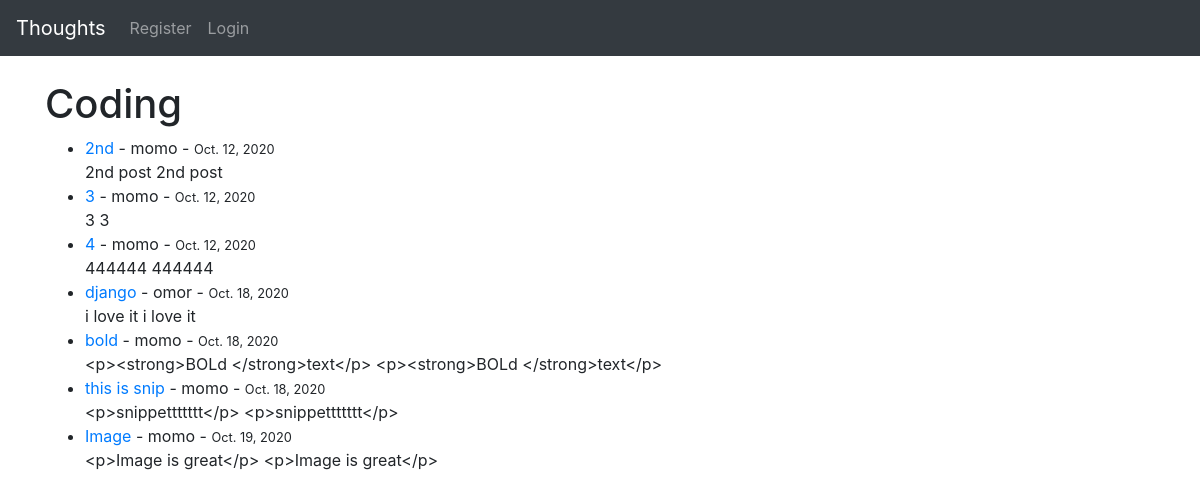
The app's page /category/coding/, older data.
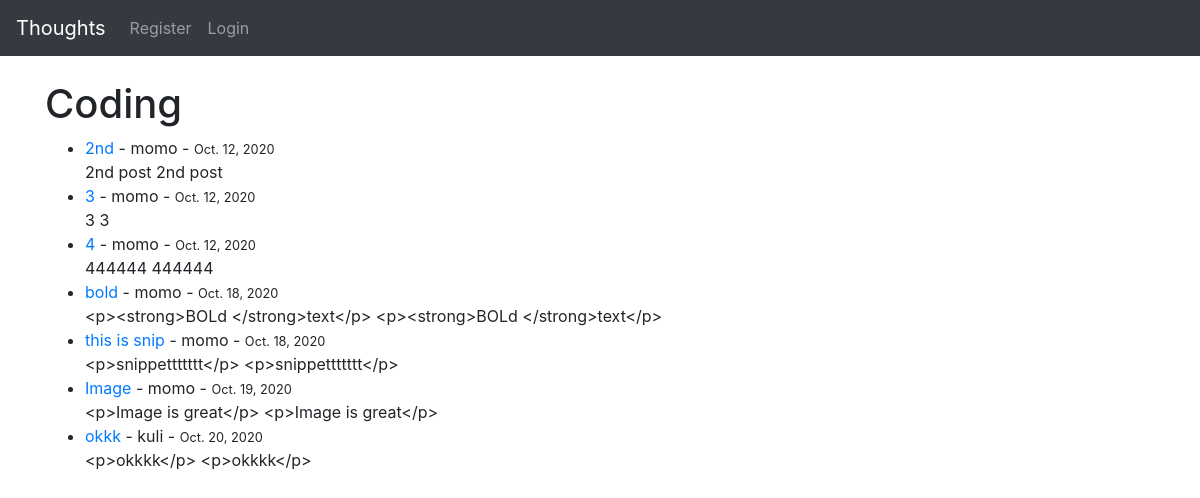
The same page, newer data.
### theblog/models.py (models this page shows, shortened)
class Post(models.Model):
	title = models.CharField(max_length= 255)
	header_image = models.ImageField(null=True,blank=True, upload_to='images/')
	author = models.ForeignKey(User, on_delete = models.CASCADE)  #cascade = when the user is dilited all his post will delete
	body = RichTextField(blank= True, null = True)
	category = models.CharField(max_length=255, default = 'coding')
	snippet = models.CharField(max_length=100)
	post_date = models.DateField(auto_now_add = True)
	likes = models.ManyToManyField(User, related_name = 'blog_posts')

### theblog/views.py (the view)
# urls.py: path('category/<str:cats>/', CategoryView, name='category'),
def CategoryView(request,cats):
	category_posts = Post.objects.filter(category= cats.replace('-',' '))
	return render(request,'categories.html',{'cats':cats.title().replace('-',' '), 'category_posts': category_posts})

### theblog/templates/categories.html (shortened to what this page needs)
{% extends 'base.html' %}
{% block content %}
{% if category_posts %}
<h1>{{cats}}</h1>
<ul>
	{% for post in category_posts %}
			<li><a href="{% url 'article_detail' post.pk %}">{{ post.title }}<a/> - {{ post.author }} - <small>{{post.post_date}}</small>
	<br>
		{{ post.body }}
	{{post.body|slice:":100"}}
	</li>
	{% endfor %}
</ul>
{% else %}
Sorry this page does not exists!
{% endif %}
{% endblock %}

### theblog/templates/base.html (shortened to what this page needs)
{% load static %}
<!doctype html>
<html lang="en">
  <head>
    <link rel="stylesheet" href="https://stackpath.bootstrapcdn.com/bootstrap/4.4.1/css/bootstrap.min.css">
  </head>
  <body>
    <nav class="navbar navbar-expand-lg navbar-dark bg-dark">
  <a class="navbar-brand" href="{% url 'home' %}">Thoughts</a>
  <div class="collapse navbar-collapse" id="navbarSupportedContent">
    <ul class="navbar-nav mr-auto">
      {% if user.is_authenticated %}
        <li class="nav-item">
          <a class="nav-link" href="{% url 'add_post' %}">Add Post</a>
        </li>
        <li class="nav-item">
          <a class="nav-link" href="{% url 'add_category' %}">Add Category</a>
        </li>
      {% else %}
        <li class="nav-item">
          <a class="nav-link" href="{% url 'register' %}">Register</a>
        </li>
        <li class="nav-item">
          <a class="nav-link" href="{% url 'login' %}">Login</a>
        </li>
      {% endif %}
    </ul>
  </div>
</nav>
    <br/>
    <div class="container">
      {% block content %}
      {% endblock %}
    </div>
  </body>
</html>

Row changes from the older to the newer data that the page shows:
removed Post: title "django", author "omor", post_date "Oct. 18, 2020", body "i love it"
added Post: title "okkk", author "kuli", post_date "Oct. 20, 2020", body "<p>okkkk</p>"
